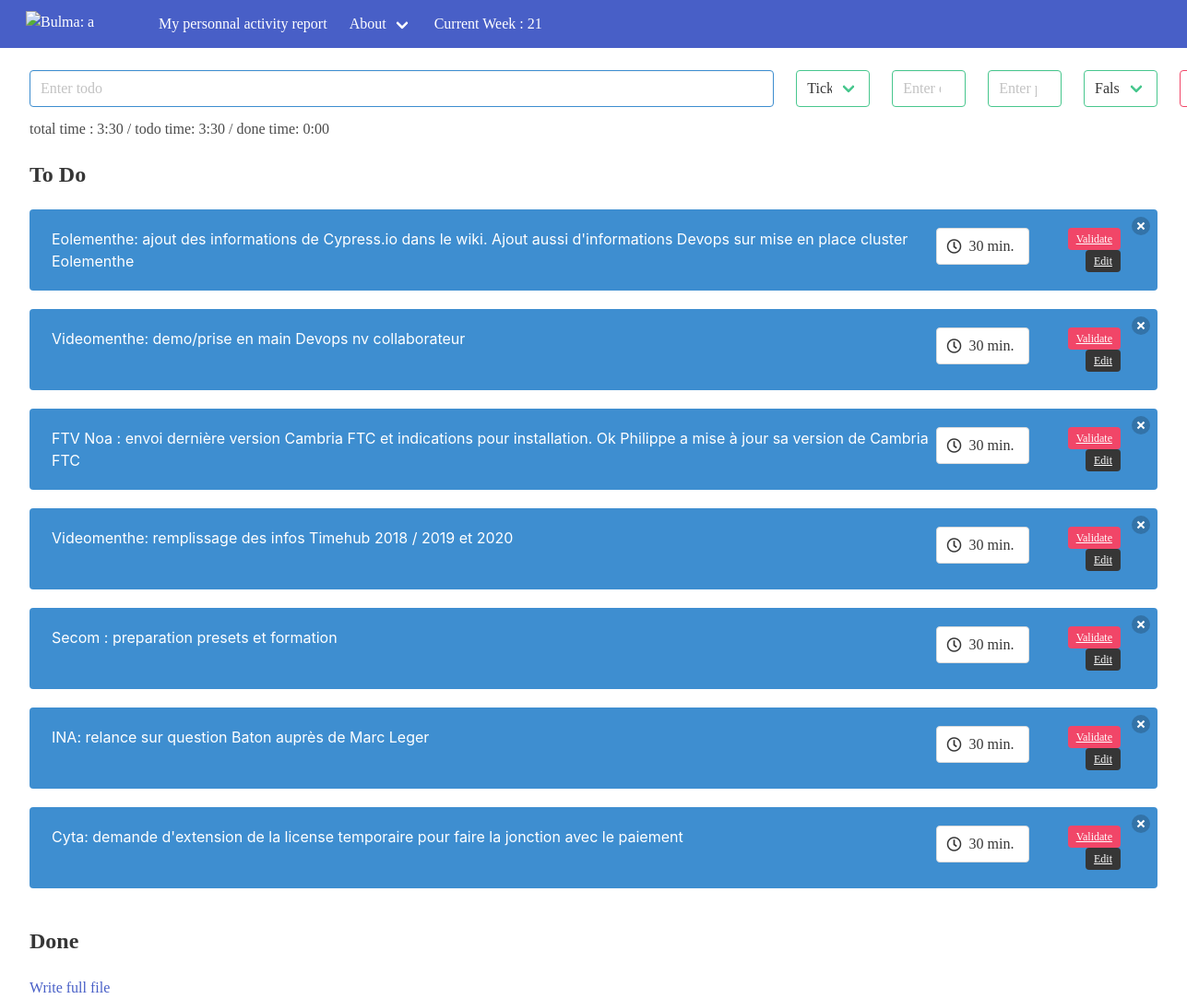
The page / on the database its author committed.
### app.py (models this page shows)
class Todo(db.Model):
    id = db.Column(db.Integer, primary_key=True, autoincrement=True)
    text = db.Column(db.String(200))
    completed = db.Column(db.Boolean)
    category = db.Column(db.String(50))
    duration = db.Column(db.Integer)
    position = db.Column(db.Integer, autoincrement=True)
    priority = db.Column(db.Integer)

### app.py (the view, shortened to what this page needs)
@app.route('/', methods=['GET', 'POST'])
def home():
    uncompleted = Todo.query.filter_by(completed=False).order_by(Todo.priority.desc()).all()
    completed = Todo.query.filter_by(completed=True).all()
    total_time = get_times()[0]
    todo_total_time = get_times()[1]
    done_total_time = get_times()[2]
    week = get_times()[3]
    return render_template("pages/home.html",uncompleted=uncompleted, completed=completed, time=total_time, todo_time = todo_total_time, done_time = done_total_time, week = week )

### app.py (called while the page is built)
def get_times():
    uncompleted = Todo.query.filter_by(completed=False).all()
    completed = Todo.query.filter_by(completed=True).all()
    week_time = Todo.query.all()
    week_restime = [x.duration for x in week_time]
    todo_restime = [x.duration for x in uncompleted]
    done_restime = [x.duration for x in completed]
    total_time = str(datetime.timedelta(minutes=sum(week_restime)))[:-3]
    todo_total_time = str(datetime.timedelta(minutes=sum(todo_restime)))[:-3]
    done_total_time = str(datetime.timedelta(minutes=sum(done_restime)))[:-3]
    current_week = str(datetime.date.today().strftime("%V"))
    return total_time, todo_total_time, done_total_time, current_week

### templates/pages/home.html (shortened to what this page needs)
{% extends "layouts/default.html" %}
{% block body %}
        <form action="/add", method="POST">
            <div class="columns">
                <div class="column is-8">
                    <input type="text" name="todoitem" class="input is-info custom_font" placeholder="Enter todo">
                </div>
                <div class="field column is-1">
                        <div class="control">
                          <div class="select is-success">
                            <select id="category" name="category" class="custom_font">
                                <option value="is-info" class="dropdown-item">Ticket</option>
                            </select>
                          </div>
                        </div>
                      </div>
                <div class="column is-1">
                    <input type="number" name="duration" class="input is-success custom_font" placeholder="Enter duration">
                </div>
                <div class="column is-1">
                    <input type="number" name="priority" class="input is-success custom_font" placeholder="Enter priority">
                </div>
                <div class="column is-1">
                    <div class="control">
                          <div class="select is-success">
                            <select id="completed" name="completed" class="custom_font">
                                <option value="0" class="dropdown-item">False</option>
                            </select>
                          </div>
                        </div>
                </div>
                <div class="column is-1">
                    <input type="submit" value="Add" class="button is-danger is-outlined custom_font">
                </div>
            </div>
        </form>
    <h1>total time : {{time}} / todo time: {{todo_time}} / done time: {{done_time}}</h1>
        <h1 class="title is-4">To Do</h1>
       <ul class="sortable">
        {% for todo in uncompleted %}
        <li id="item_{{todo.id}}" class="items">
        <div class="notification {{todo.category}} priority_{{todo.priority}}">
            <a class="delete" id ={{todo.id}} href="{{url_for('delete', id=todo.id)}}" onclick="return confirm('Are you sure you want to delete this item?');"></a>
            <div class="columns is-multiline">
                 <div class="column is-10 ">{{todo.text}}</div>
                <div class="column is-1">
                    <a class="button is-pulled-right">
                        <span class="icon">
                          <i class="far fa-clock"></i>
                        </span>
                        <span>{{todo.duration}} min.</span>
                    </a>
                </div>
                <div class="column is-1">
                    <a class="tag is-danger is-pulled-right" href="{{url_for('complete', id=todo.id)}}">Validate</a>
                    <a class="tag is-dark is-pulled-right" href="{{url_for('edit', id=todo.id)}}">Edit</a>
                </div>
            </div>
        </div>
    </li>
        {% endfor %}
        </ul>
    <h1 class="title is-4">Done</h1> <a href="{{url_for('fullWrite')}}" onclick="return confirm('Are you sure you want to write all todo at once ?');">Write full file</a>
{% endblock %}

### templates/layouts/default.html (shortened to what this page needs)
<!DOCTYPE html>
<html lang="en">
<head>
    <link rel="stylesheet" href="https://cdnjs.cloudflare.com/ajax/libs/bulma/0.7.1/css/bulma.min.css">
    <link rel="stylesheet" href="https://use.fontawesome.com/releases/v5.0.13/css/all.css">
</head>
<body class="">
        {% include 'layouts/partials/_nav.html' %}
        <div class="container is-fluid ">
            {% block body %}
            {% endblock %}
         </div>
</body>
</html>

### templates/layouts/partials/_nav.html (shortened to what this page needs)
<nav class="navbar is-link" role="navigation" aria-label="main navigation">
        <div class="navbar-brand">
          <a class="navbar-item" href="https://bulma.io" style="margin-left: 1em;">
            <img src="http://obike.free.fr/Logo_Voilaa2.JPG" alt="Bulma: a modern CSS framework based on Flexbox" width="120" height="180">
          </a>
          <div id="navbarExampleTransparentExample" class="navbar-menu">
                <div class="navbar-start">
                  <a  class="navbar-item has-text-white" href="{{ url_for('home') }}">My personnal activity report</a>
                  <div class="navbar-item has-dropdown is-hoverable">
                    <a class="navbar-link" href="{{ url_for('about') }}">
                      About
                    </a>
                  </div>
                </div>
                <div class="navbar-end">
                  <a  class="navbar-item" href="https://www.epochconverter.com/weeknumbers">Current Week :  {{week}}</a>
                </div>
        </div>
      </nav>

### templates/layouts/default.html (style rules this page uses)
h1,a, .custom_font { font-family: "Questa Slab Black"; }
.items { margin-bottom: 20px; }

### rows shown on the page
Todo: text "Eolementhe: ajout des informations de Cypress.io dans le wiki. Ajout aussi d'informations Devops sur mise en place cluster Eolementhe", duration "30"
Todo: text "Videomenthe: demo/prise en main Devops nv collaborateur", duration "30"
Todo: text "FTV Noa : envoi dernière version Cambria FTC et indications pour installation. Ok Philippe a mise à jour sa version de Cambria FTC", duration "30"
Todo: text "Videomenthe: remplissage des infos Timehub 2018 / 2019 et 2020", duration "30"
Todo: text "Secom : preparation presets et formation", duration "30"
Todo: text "INA: relance sur question Baton auprès de Marc Leger", duration "30"
Todo: text "Cyta: demande d'extension de la license temporaire pour faire la jonction avec le paiement", duration "30"

### other values the page prints
{{ week }} "21"
{{ time }} "3:30"
{{ todo_time }} "3:30"
{{ done_time }} "0:00"
